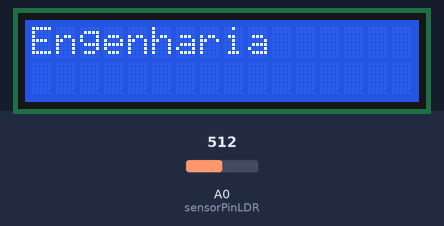
The sketch below on a simulated Arduino Uno, built with avr-gcc and run on an emulated ATmega328P. Parts: 16×2 character LCD. The inputs (shaded band) are chosen by the test bench; at power-on: A0 (sensorPinLDR) = 512.

Above: at 2.1 s.
At 12.2 s:
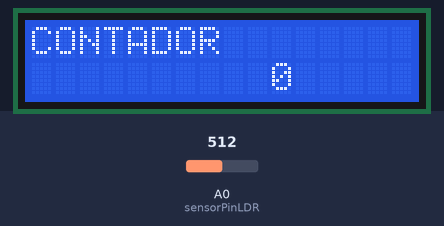
12.3 s: A0 (sensorPinLDR) set to 610
At 12.8 s:
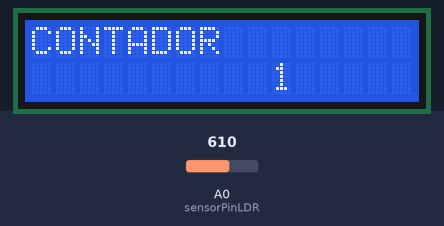
Timing chart, 0 to 15.3 s (numbered marks = the images above; inputs shaded):
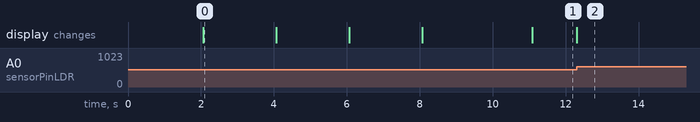

Measured:
- after the input at 12.3 s, the display: changes at once (image 2)
- what the display in image 0 shows lasts 2.0 s, from 2.1 s to 4.1 s

The sketch:

contador-com-barreira-laser.ino
```cpp
/*
  Código desenvolvido por Lílian Teixeira, para o projeto ForGirls.
 */

// incluir biblioteca
#include <LiquidCrystal.h>

//Declaramos as variaveis necessarias
int numero=0;
int auxnumero=0;
int sensorPinLDR = A0;
int valorLDR = 0;


LiquidCrystal lcd(12, 11, 5, 4, 3, 2);//Declaramos os pinos que usa nosso LCD(RS,E,D4D5,D6,D7)

void setup() {

  lcd.begin(16, 2);//Iniciamos a tela a informamos o numero de caracteres e linhas

  lcd.setCursor(5, 0);//Situamos o lugar onde vai começar a escrita
  lcd.print("ForGirls");//Escrevemos ForGirls
  delay (2000);//Esperamos dois segundos
  lcd.clear();//Limpamos a tela
  lcd.setCursor(0, 0);
  lcd.print("Engenharia");
  delay (2000);
  lcd.setCursor(5, 1);
  lcd.print("Acessível");
  delay (2000);
  lcd.clear();
  lcd.setCursor(0, 0);
  lcd.print("Contador com");
  delay (2000);
  lcd.setCursor(3, 1);
  lcd.print("Barreira Laser");
  delay (3000);
  lcd.clear();


}

void loop() {

  valorLDR = analogRead(sensorPinLDR);// Lemos o valor do LDR e o guardamos na variavel valorLDR
  lcd.setCursor(0, 0);//Situamos o lugar onde escreveremos
  lcd.print("CONTADOR");//Escrevemos contador
  lcd.setCursor(10, 1);
  lcd.print(numero);//Apresentamos a variavel numero

  auxnumero=0;//A variavel auxnumero nos ajuda a contar 1 cada vez que entremos no loop abaixo

  while(valorLDR<600){//Entramos no loop se valorLDR é menor que 600. Isto ocorre quando o laser não incide sobre o LDR.
    valorLDR = analogRead(sensorPinLDR);// Lemos o valor do LDR e o guardamos em valorLDR
    if(auxnumero==0){// Entramos no if se auxnumero é 0. Isto so ocorre a primera vez que passamos pelo while.
    numero++;//Somamos 1 a variavel numero
    auxnumero=1;//Colocamos auxnumero=1, para que so some uma vez o numero 1, a variavel numero quando estamos dentro do while.
      }
    }
}
```
